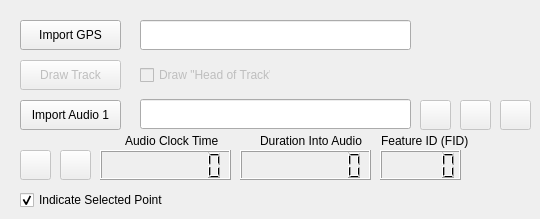
   <widget class="QWidget" name="tab_import">
    <attribute name="title">
     <string>Import and Sync</string>
    </attribute>
    <attribute name="toolTip">
     <string>&lt;html&gt;&lt;head/&gt;&lt;body&gt;&lt;p&gt;Import raw .kml files and render as an ESRI shapefile for editing, and import audio files for interactive time syncronization.&lt;/p&gt;&lt;/body&gt;&lt;/html&gt;</string>
    </attribute>
    <widget class="QPushButton" name="pushButton_Audio1info">
     <property name="enabled">
      <bool>false</bool>
     </property>
     <property name="geometry">
      <rect>
       <x>460</x>
       <y>100</y>
       <width>31</width>
       <height>30</height>
      </rect>
     </property>
     <property name="toolTip">
      <string>&lt;html&gt;&lt;head/&gt;&lt;body&gt;&lt;p&gt;Click for information about the current audio track&lt;/p&gt;&lt;/body&gt;&lt;/html&gt;</string>
     </property>
     <property name="text">
      <string/>
     </property>
     <property name="icon">
      <iconset resource="resources.qrc">
       <normaloff>:/plugins/milkmachine/question.png</normaloff>:/plugins/milkmachine/question.png</iconset>
     </property>
     <property name="iconSize">
      <size>
       <width>24</width>
       <height>24</height>
      </size>
     </property>
    </widget>
    <widget class="QPushButton" name="buttonImportGPS">
     <property name="geometry">
      <rect>
       <x>20</x>
       <y>20</y>
       <width>101</width>
       <height>30</height>
      </rect>
     </property>
     <property name="sizePolicy">
      <sizepolicy hsizetype="Fixed" vsizetype="Fixed">
       <horstretch>0</horstretch>
       <verstretch>0</verstretch>
      </sizepolicy>
     </property>
     <property name="toolTip">
      <string>&lt;html&gt;&lt;head/&gt;&lt;body&gt;&lt;p&gt;Browse to .gpx file. This will convert the .gpx to a .kml, then import the kml. Additionally, a GeoJSON file will also be created in the same directory.&lt;/p&gt;&lt;/body&gt;&lt;/html&gt;</string>
     </property>
     <property name="text">
      <string>Import GPS</string>
     </property>
     <property name="icon">
      <iconset resource="resources.qrc">
       <normaloff>:/plugins/milkmachine/Import.png</normaloff>:/plugins/milkmachine/Import.png</iconset>
     </property>
    </widget>
    <widget class="QLabel" name="label_2">
     <property name="geometry">
      <rect>
       <x>381</x>
       <y>133</y>
       <width>91</width>
       <height>16</height>
      </rect>
     </property>
     <property name="sizePolicy">
      <sizepolicy hsizetype="Fixed" vsizetype="Fixed">
       <horstretch>0</horstretch>
       <verstretch>0</verstretch>
      </sizepolicy>
     </property>
     <property name="toolTip">
      <string>&lt;html&gt;&lt;head/&gt;&lt;body&gt;&lt;p&gt;Feature ID (FID) number. For point data layers, this is a automatic number that is generated by QGIS to indicate sequential point number from the &amp;quot;starting point&amp;quot; of the track. The numbering starts at 0&lt;/p&gt;&lt;/body&gt;&lt;/html&gt;</string>
     </property>
     <property name="text">
      <string>Feature ID (FID)</string>
     </property>
    </widget>
    <widget class="QPushButton" name="pushButton_clearAudio1">
     <property name="enabled">
      <bool>false</bool>
     </property>
     <property name="geometry">
      <rect>
       <x>420</x>
       <y>100</y>
       <width>31</width>
       <height>30</height>
      </rect>
     </property>
     <property name="toolTip">
      <string>&lt;html&gt;&lt;head/&gt;&lt;body&gt;&lt;p&gt;Clear the audio input box&lt;/p&gt;&lt;/body&gt;&lt;/html&gt;</string>
     </property>
     <property name="text">
      <string/>
     </property>
     <property name="icon">
      <iconset resource="resources.qrc">
       <normaloff>:/plugins/milkmachine/delete.png</normaloff>:/plugins/milkmachine/delete.png</iconset>
     </property>
    </widget>
    <widget class="QPushButton" name="buttonDrawTrack">
     <property name="enabled">
      <bool>false</bool>
     </property>
     <property name="geometry">
      <rect>
       <x>20</x>
       <y>60</y>
       <width>101</width>
       <height>30</height>
      </rect>
     </property>
     <property name="sizePolicy">
      <sizepolicy hsizetype="Fixed" vsizetype="Fixed">
       <horstretch>0</horstretch>
       <verstretch>0</verstretch>
      </sizepolicy>
     </property>
     <property name="toolTip">
      <string>&lt;html&gt;&lt;head/&gt;&lt;body&gt;&lt;p&gt;Draw the imported GPS track on the map. This will draw the .kml file that was imported (above) as a &amp;quot;shapefile&amp;quot; with the same name as the .kml. Two shapefiles will be produced from the original .kml; 1) one with the same name as the .kml which is rendered on the map and added to the table of contents, 2) another with &amp;quot;_duplicate&amp;quot; appended to the name, just to have a backup copy of the original.&lt;/p&gt;&lt;/body&gt;&lt;/html&gt;</string>
     </property>
     <property name="text">
      <string>Draw Track</string>
     </property>
     <property name="icon">
      <iconset resource="resources.qrc">
       <normaloff>:/plugins/milkmachine/pencil.png</normaloff>:/plugins/milkmachine/pencil.png</iconset>
     </property>
    </widget>
    <widget class="QLineEdit" name="lineEdit_ImportGPS">
     <property name="geometry">
      <rect>
       <x>140</x>
       <y>20</y>
       <width>271</width>
       <height>30</height>
      </rect>
     </property>
     <property name="toolTip">
      <string>Raw GPS input file (from GPS unit)</string>
     </property>
     <property name="autoFillBackground">
      <bool>false</bool>
     </property>
     <property name="dragEnabled">
      <bool>true</bool>
     </property>
    </widget>
    <widget class="QPushButton" name="pushButton_Audio1">
     <property name="enabled">
      <bool>false</bool>
     </property>
     <property name="geometry">
      <rect>
       <x>20</x>
       <y>150</y>
       <width>31</width>
       <height>30</height>
      </rect>
     </property>
     <property name="toolTip">
      <string>&lt;html&gt;&lt;head/&gt;&lt;body&gt;&lt;p&gt;After selecting a point in the GPS track that matches the .WAV audio file, click play. The VLC media player will launch, starting at the time within the audio file that matches the time within the point file. &lt;/p&gt;&lt;/body&gt;&lt;/html&gt;</string>
     </property>
     <property name="icon">
      <iconset resource="resources.qrc">
       <normaloff>:/plugins/milkmachine/play.png</normaloff>:/plugins/milkmachine/play.png</iconset>
     </property>
    </widget>
    <widget class="QLCDNumber" name="lcdNumber_Audio1_C">
     <property name="geometry">
      <rect>
       <x>100</x>
       <y>150</y>
       <width>131</width>
       <height>30</height>
      </rect>
     </property>
     <property name="toolTip">
      <string>&lt;html&gt;&lt;head/&gt;&lt;body&gt;&lt;p&gt;The clock time stamp on the audio file.&lt;/p&gt;&lt;/body&gt;&lt;/html&gt;</string>
     </property>
     <property name="smallDecimalPoint">
      <bool>false</bool>
     </property>
     <property name="digitCount">
      <number>8</number>
     </property>
    </widget>
    <widget class="QPushButton" name="pushButton_stop1">
     <property name="enabled">
      <bool>false</bool>
     </property>
     <property name="geometry">
      <rect>
       <x>60</x>
       <y>150</y>
       <width>31</width>
       <height>30</height>
      </rect>
     </property>
     <property name="toolTip">
      <string>&lt;html&gt;&lt;head/&gt;&lt;body&gt;&lt;p&gt;Stops and closes the VLC media player and audio file&lt;/p&gt;&lt;/body&gt;&lt;/html&gt;</string>
     </property>
     <property name="text">
      <string/>
     </property>
     <property name="icon">
      <iconset resource="resources.qrc">
       <normaloff>:/plugins/milkmachine/stop.png</normaloff>:/plugins/milkmachine/stop.png</iconset>
     </property>
    </widget>
    <widget class="QLabel" name="label_3">
     <property name="geometry">
      <rect>
       <x>260</x>
       <y>133</y>
       <width>111</width>
       <height>16</height>
      </rect>
     </property>
     <property name="sizePolicy">
      <sizepolicy hsizetype="Fixed" vsizetype="Fixed">
       <horstretch>0</horstretch>
       <verstretch>0</verstretch>
      </sizepolicy>
     </property>
     <property name="toolTip">
      <string>&lt;html&gt;&lt;head/&gt;&lt;body&gt;&lt;p&gt;The duration into the audio file that is currently playing.&lt;/p&gt;&lt;/body&gt;&lt;/html&gt;</string>
     </property>
     <property name="text">
      <string>Duration Into Audio</string>
     </property>
    </widget>
    <widget class="QLCDNumber" name="lcdNumber_Audio1_D">
     <property name="geometry">
      <rect>
       <x>240</x>
       <y>150</y>
       <width>131</width>
       <height>30</height>
      </rect>
     </property>
     <property name="toolTip">
      <string>&lt;html&gt;&lt;head/&gt;&lt;body&gt;&lt;p&gt;The duration into the audio file that is currently playing.&lt;/p&gt;&lt;/body&gt;&lt;/html&gt;</string>
     </property>
     <property name="digitCount">
      <number>8</number>
     </property>
    </widget>
    <widget class="QLabel" name="label">
     <property name="geometry">
      <rect>
       <x>125</x>
       <y>133</y>
       <width>101</width>
       <height>16</height>
      </rect>
     </property>
     <property name="sizePolicy">
      <sizepolicy hsizetype="Fixed" vsizetype="Fixed">
       <horstretch>0</horstretch>
       <verstretch>0</verstretch>
      </sizepolicy>
     </property>
     <property name="toolTip">
      <string>&lt;html&gt;&lt;head/&gt;&lt;body&gt;&lt;p&gt;The clock time stamp on the audio file.&lt;/p&gt;&lt;/body&gt;&lt;/html&gt;</string>
     </property>
     <property name="text">
      <string>Audio Clock Time</string>
     </property>
    </widget>
    <widget class="QLCDNumber" name="lcdNumber_Audio1_P">
     <property name="geometry">
      <rect>
       <x>380</x>
       <y>150</y>
       <width>81</width>
       <height>30</height>
      </rect>
     </property>
     <property name="toolTip">
      <string>&lt;html&gt;&lt;head/&gt;&lt;body&gt;&lt;p&gt;Feature ID (FID) number. For point data layers, this is a automatic number that is generated by QGIS to indicate sequential point number from the &amp;quot;starting point&amp;quot; of the track. The numbering starts at 0&lt;/p&gt;&lt;/body&gt;&lt;/html&gt;</string>
     </property>
    </widget>
    <widget class="QPushButton" name="buttonImport_audio">
     <property name="geometry">
      <rect>
       <x>20</x>
       <y>100</y>
       <width>101</width>
       <height>30</height>
      </rect>
     </property>
     <property name="sizePolicy">
      <sizepolicy hsizetype="Fixed" vsizetype="Fixed">
       <horstretch>0</horstretch>
       <verstretch>0</verstretch>
      </sizepolicy>
     </property>
     <property name="toolTip">
      <string>&lt;html&gt;&lt;head/&gt;&lt;body&gt;&lt;p&gt;Browse to the .wav file that matches one of the GPS tracks in the table of contents. Once the .wav file is imported, select the point in the track (using the select tool) where the audio file should start to play.&lt;/p&gt;&lt;/body&gt;&lt;/html&gt;</string>
     </property>
     <property name="text">
      <string>Import Audio 1</string>
     </property>
     <property name="icon">
      <iconset resource="resources.qrc">
       <normaloff>:/plugins/milkmachine/Import.png</normaloff>:/plugins/milkmachine/Import.png</iconset>
     </property>
    </widget>
    <widget class="QLineEdit" name="lineEdit_InAudio1">
     <property name="geometry">
      <rect>
       <x>140</x>
       <y>99</y>
       <width>271</width>
       <height>30</height>
      </rect>
     </property>
    </widget>
    <widget class="QPushButton" name="pushButton_sync">
     <property name="enabled">
      <bool>false</bool>
     </property>
     <property name="geometry">
      <rect>
       <x>500</x>
       <y>100</y>
       <width>31</width>
       <height>30</height>
      </rect>
     </property>
     <property name="toolTip">
      <string>&lt;html&gt;&lt;head/&gt;&lt;body&gt;&lt;p&gt;Syncronize the audio with the GPS track. Press the button while a track is selected that matches the audio file and a marker will be produced that shows where the audio starts in the GPS track.&lt;br/&gt;&lt;/p&gt;&lt;/body&gt;&lt;/html&gt;</string>
     </property>
     <property name="text">
      <string/>
     </property>
     <property name="icon">
      <iconset resource="resources.qrc">
       <normaloff>:/plugins/milkmachine/synchronize.png</normaloff>:/plugins/milkmachine/synchronize.png</iconset>
     </property>
     <property name="iconSize">
      <size>
       <width>24</width>
       <height>24</height>
      </size>
     </property>
    </widget>
    <widget class="QCheckBox" name="checkBox_headoftrack">
     <property name="enabled">
      <bool>false</bool>
     </property>
     <property name="geometry">
      <rect>
       <x>140</x>
       <y>60</y>
       <width>131</width>
       <height>30</height>
      </rect>
     </property>
     <property name="toolTip">
      <string>&lt;html&gt;&lt;head/&gt;&lt;body&gt;&lt;p&gt;If checked, a green marker is drawn when the &amp;quot;Draw Track&amp;quot; button is pressed to indicate where the track starts.&lt;/p&gt;&lt;/body&gt;&lt;/html&gt;</string>
     </property>
     <property name="text">
      <string>Draw &quot;Head of Track&quot;</string>
     </property>
    </widget>
    <widget class="QCheckBox" name="checkBox_import_indicator">
     <property name="enabled">
      <bool>true</bool>
     </property>
     <property name="geometry">
      <rect>
       <x>20</x>
       <y>190</y>
       <width>181</width>
       <height>20</height>
      </rect>
     </property>
     <property name="sizePolicy">
      <sizepolicy hsizetype="Fixed" vsizetype="Fixed">
       <horstretch>0</horstretch>
       <verstretch>0</verstretch>
      </sizepolicy>
     </property>
     <property name="font">
      <font>
       <family>Tahoma</family>
      </font>
     </property>
     <property name="text">
      <string>Indicate Selected Point</string>
     </property>
     <property name="checked">
      <bool>true</bool>
     </property>
    </widget>
   </widget>
